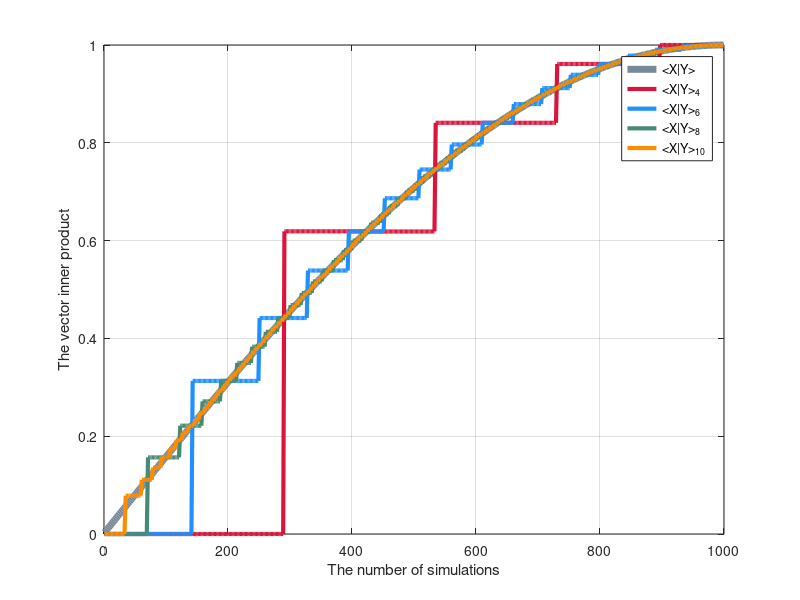
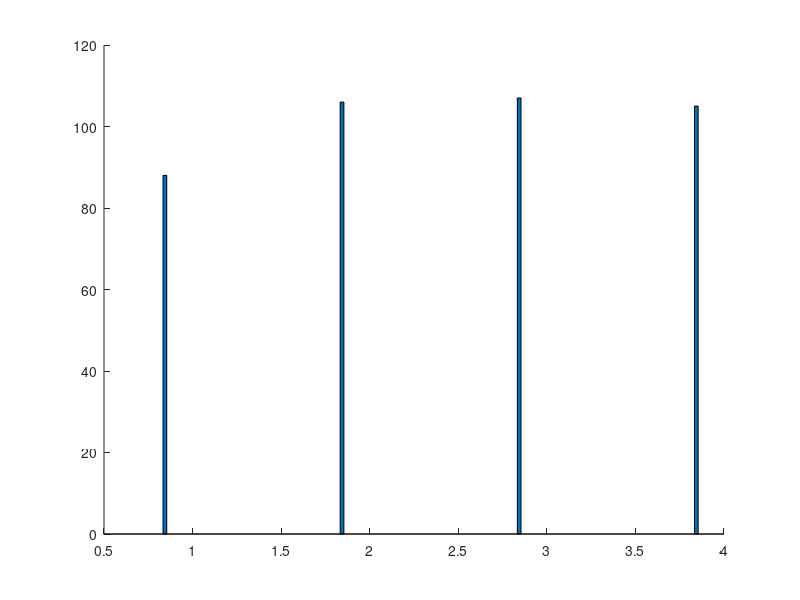

Here is the MATLAB script that generated these plots, in order: (Note: this script raises an error after producing the figures.)
clc
close
clear

D = load('data.txt');
figure(1)
plot(1:2:1000, D(:,1), 'LineWidth',5,'Color',[119,136,153]/255)
hold on
plot(1:2:1000, D(:,2), 'LineWidth',3,'Color', [220,20,60]/255 )

plot(1:2:1000, D(:,3), 'LineWidth',3,'Color',[30,144,255]/255)

plot(1:2:1000, D(:,4), 'LineWidth',3,'Color',[69 139 116]/255)

plot(1:2:1000, D(:,5), 'LineWidth',3,'Color',[255 140 0]/255)
legend('<X|Y>','<X|Y>_4','<X|Y>_6','<X|Y>_8','<X|Y>_{10}')
xlabel('The number of simulations')
ylabel('The vector inner product')
grid on;


Y = load('successful_rate.txt');
y = zeros(6,4);
for j=1:4
    for i = 1:1000
        if Y(i,j)>0.4 && Y(i,j)<=0.5
            y(1,j) = y(1,j) +1;
        elseif Y(i,j)>0.5 && Y(i,j)<=0.6
            y(2,j) = y(2,j) +1;
        elseif Y(i,j)>0.6 && Y(i,j)<=0.7
            y(3,j) = y(3,j) +1;
        elseif Y(i,j)>0.7 && Y(i,j)<=0.8
            y(4,j) = y(4,j) +1;
        elseif Y(i,j)>0.8 && Y(i,j)<=0.9
            y(5,j) = y(5,j) +1;
        elseif Y(i,j)>0.9 && Y(i,j)<=1
            y(6,j) = y(6,j) +1;
        end
    end
end
y = y';
figure(2)
bar(y,0.5,'stack');
axis([0.5,4.5, 0,1000])
legend('p=0.4~0.5','p=0.5~0.6','p=0.6~0.7','p=0.7~0.8','p=0.8~0.9','p=0.9~1.0');
grid on;
set(gca,'FontSize',32,'Fontname', 'Times New Roman');
